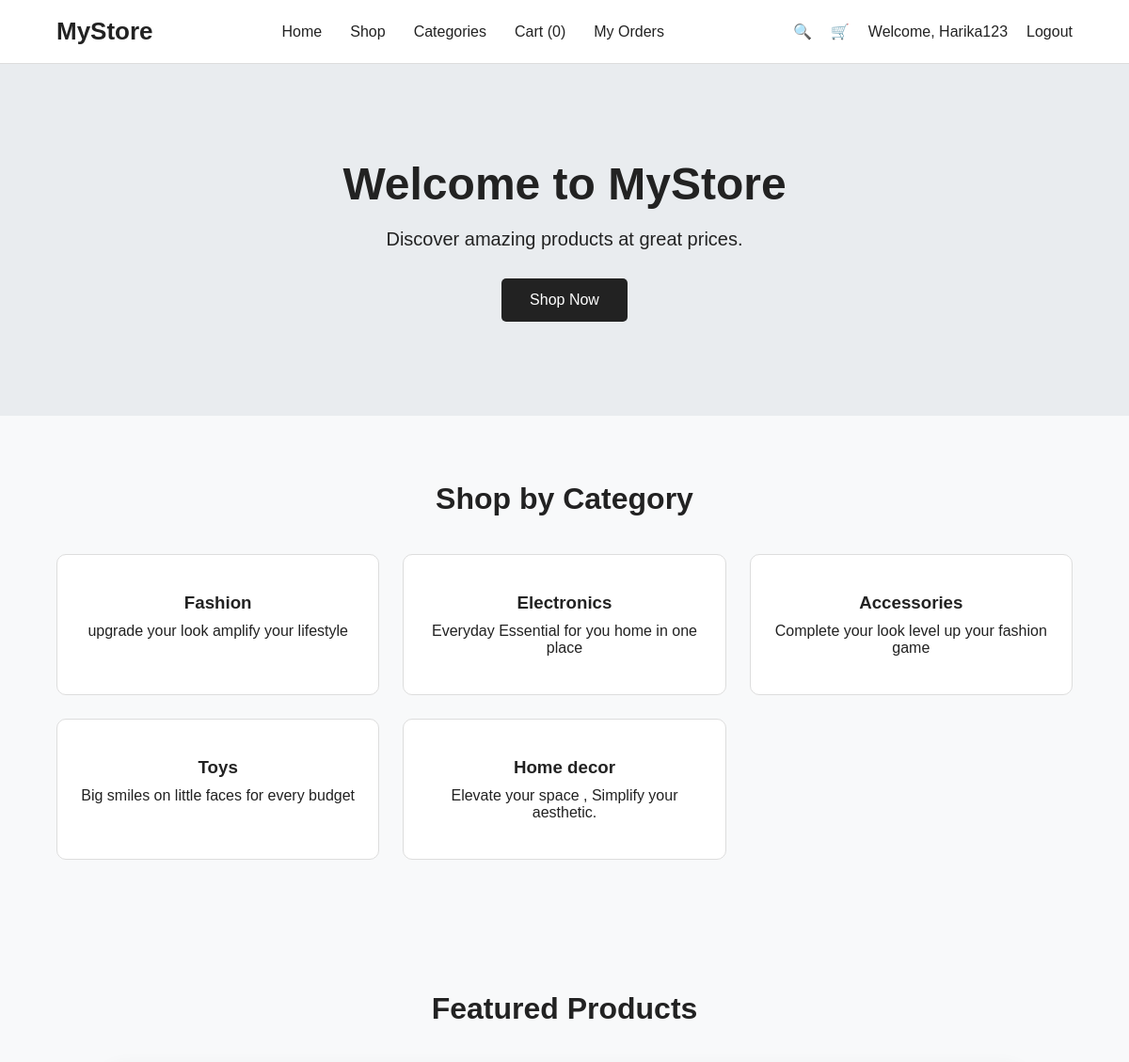
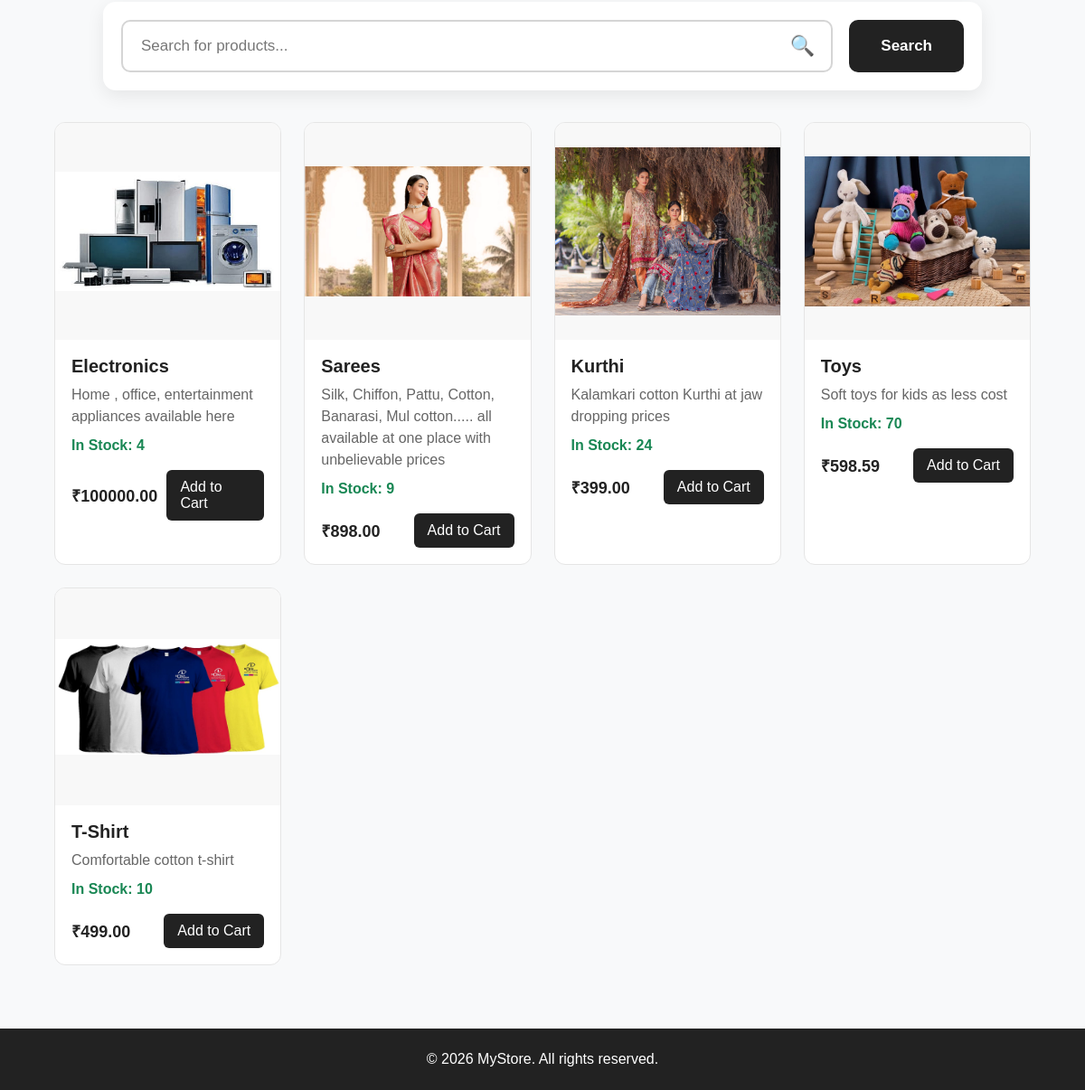
The app's page / (signed in) with its own data (2 pictures, top to bottom).
### store/models.py (models this page shows, shortened)
class Category(models.Model):
    name = models.CharField(max_length=100, unique=True)
    description = models.TextField(blank=True)

class Product(models.Model):
    category = models.ForeignKey(
        Category,
        on_delete=models.SET_NULL,
        null=True,
        blank=True,
        related_name='products'
    )
    name = models.CharField(max_length=200)
    description = models.TextField()
    price = models.DecimalField(max_digits=10, decimal_places=2)
    stock = models.PositiveIntegerField(default=0)
    image = models.ImageField(
        upload_to='products/',
        blank=True,
        null=True
    )
    created_at = models.DateTimeField(auto_now_add=True)

### store/views.py (the view)
# urls.py: path('', views.home, name='home'),
def home(request):
    search_query = request.GET.get('search', '')
    if search_query:
        products = Product.objects.filter(
            name__icontains=search_query
        ).order_by('-created_at')
    else:
        products = Product.objects.all().order_by('-created_at')
    cart = request.session.get('cart', {})
    for product in products:
        product.cart_quantity = cart.get(str(product.id), 0)
    return render(request, 'home.html', {
        'products': products,
        'search_query': search_query,
        'categories': Category.objects.all(),
    })

### store/context_processors.py (called while the page is built)
def cart_count(request):
    cart = request.session.get('cart', {})
    count = sum(cart.values())
    return {
        'cart_count': count
    }

### templates/home.html (shortened to what this page needs)
{% extends 'base.html' %}
{% block content %}
<section class="hero">
    <div class="container">
        <h1>Welcome to MyStore</h1>
        <p>Discover amazing products at great prices.</p>
        <a href="#products" class="btn">Shop Now</a>
    </div>
</section>
<section class="categories">
    <div class="container">
        <h2>Shop by Category</h2>
        <div class="category-grid">
    {% for category in categories %}
    <a href="{% url 'category_products' category.id %}" class="category-card">
        <h3>{{ category.name }}</h3>
        <p>
            {% if category.description %}
                {{ category.description }}
            {% else %}
                Explore {{ category.name }}
            {% endif %}
        </p>
    </a>
    {% endfor %}
</div>
    </div>
</section>
<section class="products" id="products">
    <div class="container">
        <h2>Featured Products</h2>
<div class="search-container">
    <form method="GET" action="{% url 'home' %}" class="search-form">
        <div class="search-input-wrapper">
            <input
                type="text"
                name="search"
                placeholder="Search for products..."
                value="{{ search_query|default:'' }}"
            >
            <span class="search-icon">🔍</span>
        </div>
        <button type="submit" class="search-button">
            Search
        </button>
    </form>
</div>
        <div class="product-grid">
            {% for product in products %}
            <div class="product-card">
                <a href="{% url 'product_detail' product.id %}" class="product-link">
    {% if product.image %}
        <img src="{{ product.image.url }}" alt="{{ product.name }}">
    {% else %}
        <div class="product-placeholder">
            No Image
        </div>
    {% endif %}
</a>
                <div class="product-info">
                   <h3>
    <a href="{% url 'product_detail' product.id %}" class="product-name-link">
        {{ product.name }}
    </a>
</h3>
                    <p>{{ product.description }}</p>
                    {% if product.stock > 0 %}
    <p class="stock-available">
        In Stock: {{ product.stock }}
    </p>
{% else %}
    <p class="stock-out">
        Out of Stock
    </p>
{% endif %}
                    <div class="product-bottom">
                        <span class="price">
                            ₹{{ product.price }}
                        </span>
                      {% if product.cart_quantity < product.stock %}
    <a href="{% url 'add_to_cart' product.id %}" class="cart-btn">
        Add to Cart
    </a>
{% else %}
    <span class="cart-btn out-of-stock">
        Out of Stock
    </span>
{% endif %}
                    </div>
                </div>
            </div>
            {% empty %}
            <p>No products available.</p>
            {% endfor %}
        </div>
    </div>
</section>
{% endblock %}

### templates/base.html (shortened to what this page needs)
{% load static %}
<!DOCTYPE html>
<html lang="en">
<head>
<link rel="stylesheet" href="{% static 'css/style.css' %}"></head>
<body>
    <header class="navbar">
        <div class="container navbar-content">
            <a href="/" class="logo">
                MyStore
            </a>
           <div class="nav-links">
    <a href="{% url 'home' %}">Home</a>
    <a href="#">Shop</a>
    <a href="#">Categories</a>
    <a href="{% url 'cart' %}">Cart ({{ cart_count }})</a>
    <a href="{% url 'my_orders' %}">My Orders</a>
</div>
<div class="nav-actions">
    <a href="#">🔍</a>
    <a href="{% url 'cart' %}">🛒</a>
    {% if user.is_authenticated %}
        <span>Welcome, {{ user.username }}</span>
        <a href="{% url 'logout' %}">Logout</a>
    {% else %}
        <a href="{% url 'login' %}">Login</a>
        <a href="{% url 'register' %}">Register</a>
    {% endif %}
</div>
        </div>
    </header>
    <main>
        {% block content %}
        {% endblock %}
    </main>
    <footer class="footer">
        <div class="container">
            <p>© 2026 MyStore. All rights reserved.</p>
        </div>
    </footer>
</body>
</html>

### static/css/style.css (style rules this page uses)
* { margin: 0; padding: 0; box-sizing: border-box; }
body { font-family: Arial, sans-serif; background: #f8f9fa; color: #222; }
a { text-decoration: none; color: inherit; }
.container { width: 90%; max-width: 1200px; margin: auto; }
.navbar { background: #ffffff; border-bottom: 1px solid #ddd; padding: 18px 0; }
.navbar-content { display: flex; align-items: center; justify-content: space-between; }
.logo { font-size: 26px; font-weight: bold; }
.nav-links { display: flex; gap: 30px; }
.nav-actions { display: flex; gap: 20px; align-items: center; }
main { min-height: 80vh; }
.hero { background: #e9ecef; padding: 100px 0; text-align: center; }
.hero h1 { font-size: 48px; margin-bottom: 20px; }
.hero p { font-size: 20px; margin-bottom: 30px; }
.btn { display: inline-block; background: #222; color: white; padding: 14px 30px; border-radius: 5px; }
.categories { padding: 70px 0; }
.categories h2 { text-align: center; margin-bottom: 40px; font-size: 32px; }
.category-grid { display: grid; grid-template-columns: repeat(3, 1fr); gap: 25px; }
.category-card { background: white; padding: 40px 20px; text-align: center; border: 1px solid #ddd; border-radius: 10px; }
.category-card h3 { margin-bottom: 10px; }
.products { padding: 70px 0; background: #f8f9fa; }
.products h2 { text-align: center; font-size: 32px; margin-bottom: 40px; }
.product-grid { display: grid; grid-template-columns: repeat(3, 1fr); gap: 25px; }
.product-card { background: white; border: 1px solid #ddd; border-radius: 12px; overflow: hidden; transition: transform 0.2s ease, box-shadow 0.2s ease; }
.product-card img { width: 100%; height: 220px; object-fit: cover; }
.product-info { padding: 20px; }
.product-info h3 { font-size: 20px; margin-bottom: 10px; }
.product-info p { color: #666; line-height: 1.5; margin-bottom: 20px; }
.product-bottom { display: flex; align-items: center; justify-content: space-between; gap: 10px; }
.price { font-size: 20px; font-weight: bold; }
.footer { background: #222; color: white; text-align: center; padding: 25px 0; }
.cart-btn { display: inline-block; background: #222; color: white; padding: 10px 15px; border-radius: 5px; text-decoration: none; }
.search-container { width: 90%; max-width: 1100px; margin: 0 auto 35px; padding: 20px; background: #ffffff; border-radius: 14px; box-shadow: 0 6px 20px rgba(0, 0, 0, 0.08); }
.search-form { width: 100%; display: flex; align-items: center; gap: 18px; }
.search-input-wrapper { position: relative; flex: 1; }
.search-input-wrapper input { width: 100%; height: 58px; padding: 0 55px 0 20px; border: 2px solid #d5d5d5; border-radius: 10px; outline: none; font-size: 17px; font-family: Arial, sans-serif; color: #222; background: white; }
.search-input-wrapper input::placeholder { color: #777; }
.search-icon { position: absolute; right: 20px; top: 50%; transform: translateY(-50%); font-size: 22px; color: #222; pointer-events: none; }
.search-button { height: 58px; padding: 0 35px; background: #222; color: white; border: none; border-radius: 10px; font-size: 17px; font-weight: 600; cursor: pointer; }
.product-link { display: block; text-decoration: none; }
.product-name-link { color: inherit; text-decoration: none; }
.product-grid { display: grid; grid-template-columns: repeat(auto-fit, minmax(240px, 1fr)); gap: 25px; }
.product-card { background: #fff; border: 1px solid #e5e5e5; border-radius: 12px; overflow: hidden; transition: transform 0.2s ease, box-shadow 0.2s ease; }
.product-card img { width: 100%; height: 240px; object-fit: contain; display: block; background: #f8f8f8; }
.product-info { padding: 18px; }
.product-info h3 { margin: 0 0 8px; font-size: 20px; }
.product-info p { margin: 5px 0; color: #666; }
.product-bottom { display: flex; justify-content: space-between; align-items: center; margin-top: 15px; }
.price { font-size: 18px; font-weight: bold; }
.cart-btn { display: inline-block; padding: 10px 15px; background: #222; color: white; text-decoration: none; border-radius: 6px; }
.category-card { display: block; color: inherit; text-decoration: none; transition: transform 0.2s ease, box-shadow 0.2s ease; }
.stock-available { color: #198754 !important; font-weight: 600; margin-top: 8px !important; }

### records on screen
Category: name "Fashion", description "upgrade your look amplify your lifestyle"
Category: name "Electronics", description "Everyday Essential for you home in one place"
Category: name "Accessories", description "Complete your look level up your fashion game"
Category: name "Toys", description "Big smiles on little faces for every budget"
Category: name "Home decor", description "Elevate your space , Simplify your aesthetic."
Product: image (picture), name "Electronics", description "Home , office, entertainment appliances available here", stock "4", price "100000.00", shows "Add to Cart"
Product: image (picture), name "Sarees", description "Silk, Chiffon, Pattu, Cotton, Banarasi, Mul cotton..... all available at one place with unbelievable prices", stock "9", price "898.00", shows "Add to Cart"
Product: image (picture), name "Kurthi", description "Kalamkari cotton Kurthi at jaw dropping prices", stock "24", price "399.00", shows "Add to Cart"
Product: image (picture), name "Toys", description "Soft toys for kids as less cost", stock "70", price "598.59", shows "Add to Cart"
Product: image (picture), name "T-Shirt", description "Comfortable cotton t-shirt", stock "10", price "499.00", shows "Add to Cart"

### other values on screen
{{ cart_count }} "0"
{{ user.username }} "Harika123"
